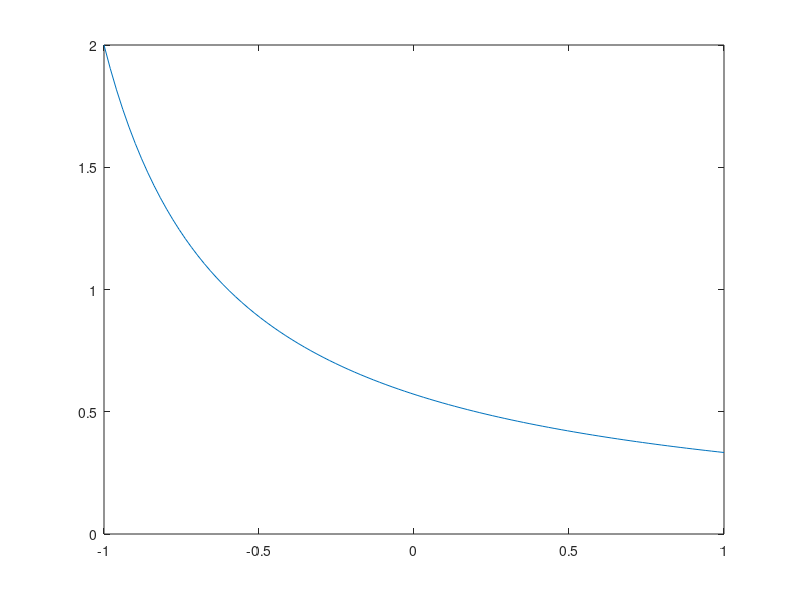

This figure's MATLAB source: (Note: this script raises an error after producing the figure.)
function demo_spectral_1d

clf;
ui = linspace(-1,1)';
plot(ui, G(X(ui))); legend_add('original model');
hold all;

% size of the basis
n = 3;

% Interpolation
u = legendre_rule(n);
V = legendre_eval(n, u);
g = V' \ G(X(u));

plot(ui, g' * legendre_eval(n, ui)); legend_add('interpolation');
plot(u, g' * legendre_eval(n, u), 'rx'); legend_add('interpolation points');

% L2-projection 
[u, w] = legendre_rule(5);
h = legendre_norm(n).^2;
g = legendre_eval(n, u) * diag(w) * G(X(u)) ./ h;

plot(ui, g' * legendre_eval(n, ui)); legend_add('projection');
plot(u, g' * legendre_eval(n, u), 'bx'); legend_add('integration points');

% Galerkin-projection 
L = 2;
xi = [X(0); X(1)-X(0)]; % Poor man's version to get the coefficients of X expanded in the P_i (not good for general code)

triples = legendre_triples(n, L); % triples is a tensor of order 3
Delta = tensor_multiply(triples, xi, 3, 1); % contract tensor over dim 3 and 1 respectively, giving a matrix
rhs = unitvector(1,n);
g = Delta\rhs;

plot(ui, 0.01+g' * legendre_eval(n, ui)); legend_add('Galerkin'); % shift a little bit because otherwise interpolation and Galerking coincide here




function [x, w] = legendre_rule(n)
% LEGENDRE_RULE Return nodes and weights for Gauss-Legendre quadrature
[x, w] = polysys_int_rule('P', n)
w=w';
x=x';

function y=legendre_eval(n, x)
% LEGENDRE_EVAL Evaluate basis of size N of Legendre Polynomials
V=gpcbasis_create('P', 'm', 1, 'p', n-1);
y = gpcbasis_evaluate(V, x');

function h=legendre_norm(n)
% LEGENDRE_NORM Return norm Legendre Polynomials w.r.t. measure induced by U[-1,1]
V=gpcbasis_create('P', 'm', 1, 'p', n-1);
h = gpcbasis_norm(V);

function Delta=legendre_triples(n, l)
% LEGENDRE_TRIPLES Return triples E(P_iP_jP_k) for i,j<n and k<l
V_Y=gpcbasis_create('P', 'm', 1, 'p', n-1);
V_X=gpcbasis_create('P', 'm', 1, 'p', l-1);
Delta = gpcbasis_triples(V_Y, V_Y, V_X);


function y=G(x)
% G The original model 
y = 1./x;

function x=X(u)
% X Transform from a uniform U[-1,1] random variable to the distribution of
% X
a = 0.5;
b = 3;
x = (a+b)/2 + u * (b-a)/2;
